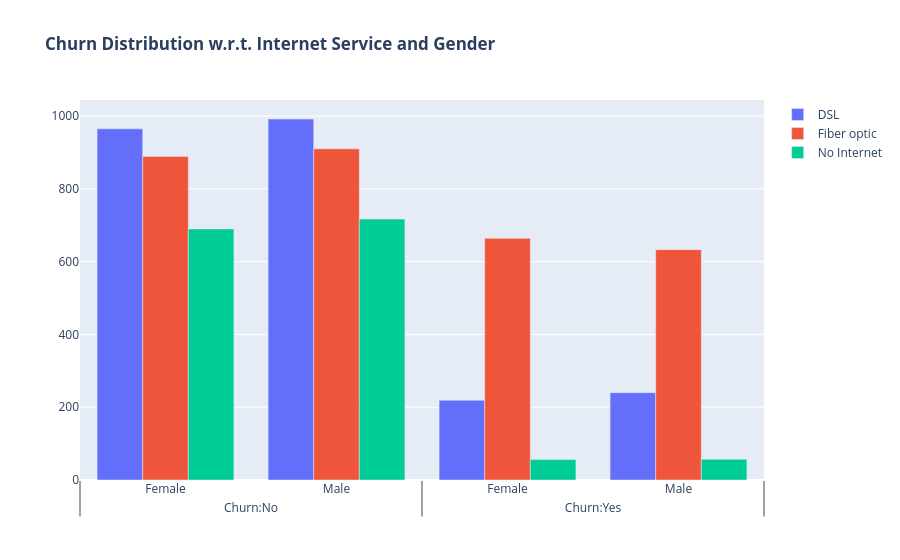

The code cell stored with this chart in its notebook:
### Code cell
fig = go.Figure()

for is_service, svc_name in [('DSL', 'DSL'), ('Fiber optic', 'Fiber optic'), ('No', 'No Internet')]:
    sub = data[data['InternetService'] == is_service]
    y_vals = [
        len(sub[(sub['Churn'] == 'No') & (sub['gender'] == 'Female')]),
        len(sub[(sub['Churn'] == 'No') & (sub['gender'] == 'Male')]),
        len(sub[(sub['Churn'] == 'Yes') & (sub['gender'] == 'Female')]),
        len(sub[(sub['Churn'] == 'Yes') & (sub['gender'] == 'Male')])
    ]
    fig.add_trace(go.Bar(
      x = [['Churn:No', 'Churn:No', 'Churn:Yes', 'Churn:Yes'],
           ["Female", "Male", "Female", "Male"]],
      y = y_vals,
      name = svc_name,
    ))

fig.update_layout(title_text="<b>Churn Distribution w.r.t. Internet Service and Gender</b>")
fig.show()

### Figure 1 — Plotly figure (JSON) as saved in the notebook; plotly's stock layout.template omitted (floating-point values rounded to 4 significant figures)
{"data": [{"name": "DSL", "type": "bar", "x": [["Churn:No", "Churn:No", "Churn:Yes", "Churn:Yes"], ["Female", "Male", "Female", "Male"]], "y": [965, 992, 219, 240]}, {"name": "Fiber optic", "type": "bar", "x": [["Churn:No", "Churn:No", "Churn:Yes", "Churn:Yes"], ["Female", "Male", "Female", "Male"]], "y": [889, 910, 664, 633]}, {"name": "No Internet", "type": "bar", "x": [["Churn:No", "Churn:No", "Churn:Yes", "Churn:Yes"], ["Female", "Male", "Female", "Male"]], "y": [690, 717, 56, 57]}], "layout": {"title": {"text": "<b>Churn Distribution w.r.t. Internet Service and Gender</b>"}}}
